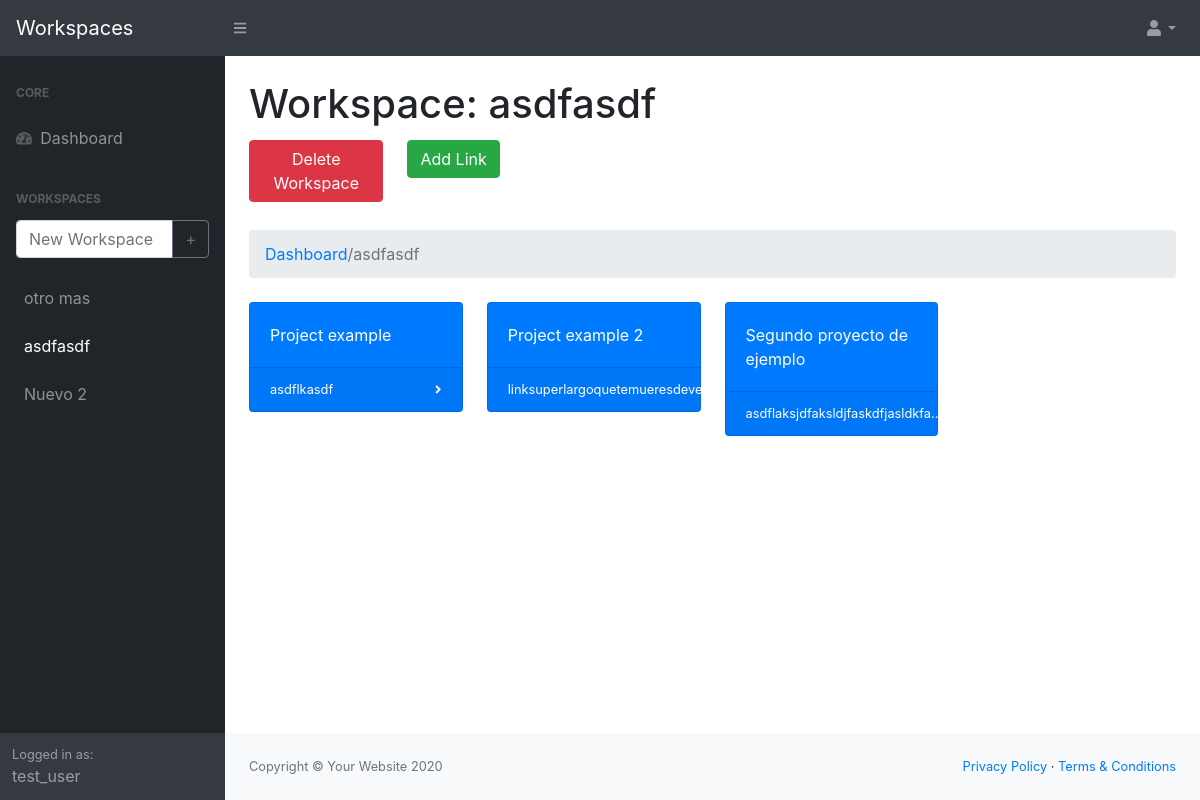
Page /workspace/asdfasdf/detail (signed in) on the earlier database version.
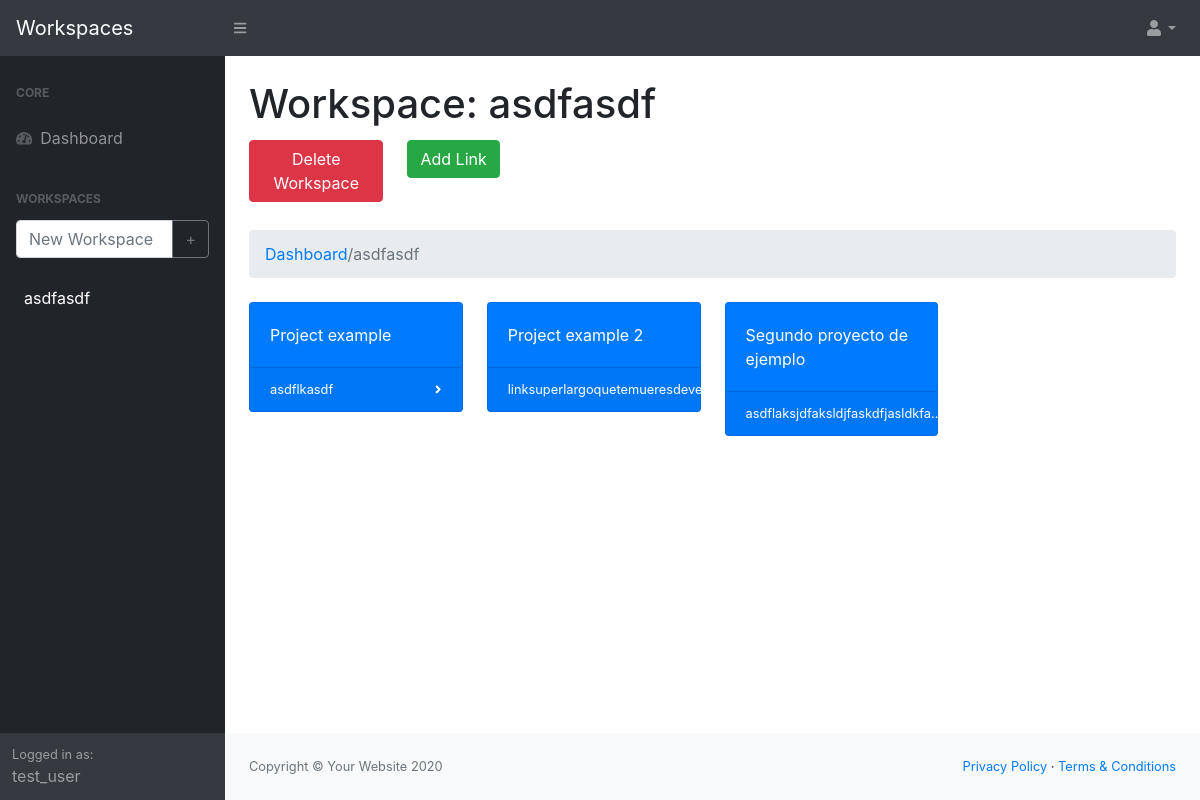
Same page on the later database version.
### workspaces/models/workspace.py (models this page shows, shortened)
class Workspace(db.Model):
    id = db.Column(db.Integer, primary_key=True)
    name = db.Column(db.String(64), index=True)
    user_id = db.Column(db.Integer, db.ForeignKey('user.id'))
    links = db.relationship('Link', cascade='all, delete-orphan', lazy='dynamic')

### workspaces/models/user.py (models this page shows, shortened)
class User(UserMixin,db.Model):
    id = db.Column(db.Integer, primary_key=True)
    username = db.Column(db.String(64), index=True, unique=True)
    email = db.Column(db.String(120), index=True, unique=True)
    password_hash = db.Column(db.String(128))
    workspaces = db.relationship('Workspace', cascade='all, delete-orphan', lazy='dynamic')

### workspaces/models/link.py (models this page shows, shortened)
class Link(db.Model):
    id = db.Column(db.Integer, primary_key=True)
    name = db.Column(db.String(64), index=True)
    url = db.Column(db.String(64), index=True)
    workspace_id = db.Column(db.Integer, db.ForeignKey('workspace.id'))

### workspaces/routes.py (the view, shortened to what this page needs)
@app.route('/workspace/<workspace_name>/detail', methods=['GET', 'POST'])
def workspace_detail(workspace_name):
    workspaces = workspace.get_all_workspaces(current_user)
    links_urls = [workspace.links for workspace in workspaces]
    ws_form = NewWorkspaceForm()
    link_form = NewLinkForm()
    del_ws_form = DeleteWorkspaceForm()
    workspace_names = [workspace.name for workspace in workspaces]
    detailed_workspace = [workspace for workspace in workspaces if workspace.name == workspace_name][0]
    return render_template('ws_detail.html', workspaces=workspaces, ws_form=ws_form, link_form=link_form, del_ws_form=del_ws_form, detailed_workspace=detailed_workspace)

### workspaces/forms/workspace.py
class NewWorkspaceForm(FlaskForm):
    ws_name = StringField('New Workspace', validators=[DataRequired()], render_kw={"placeholder": "New Workspace"})
    submit = SubmitField('+')

### workspaces/forms/link.py
class NewLinkForm(FlaskForm):
    name = StringField('Name', validators=[DataRequired()], render_kw={'placeholder': 'Url name'})
    url = StringField('Url', validators=[DataRequired()], render_kw={'placeholder': 'Url'})
    submit = SubmitField('Add')

### workspaces/models/user.py (called while the page is built)
@login.user_loader
def load_user(id):
    return User.query.get(int(id))

### workspaces/models/workspace.py (called while the page is built)
def get_all_workspaces(user=None):
    try:
        return Workspace.query.filter_by(user_id=user.id).all()
    except:
        return None

### workspaces/templates/ws_detail.html (shortened to what this page needs)
{% extends 'logged_base.html' %}
{% block detail %}
<div class="container-fluid">
    <h1 class="mt-4">Workspace: {{ detailed_workspace.name }}</h1>
    <div class="row">
        <div class="col-sm-2 my-1">
            <form method ="post" action="/"><button type="submit" name="delete_ws" value="{{detailed_workspace.name}}" class="btn btn-danger">Delete Workspace</button></form>
        </div>
        <div class="col-sm-2 my-1">
            <a class="btn btn-success" href="#new_link_form" id="new_link_show_btn">Add Link</a>
        </div>
    </div>
    <ol class="breadcrumb my-4">
        <li class="breadcrumb-item active"><a href="{{ url_for('index') }}">Dashboard</a>/{{ detailed_workspace.name }}</li>
    </ol>
    <div class="row">
        {% for link in detailed_workspace.links %}
        <div class="col-xl-3 col-md-6">
            <div class="card bg-primary text-white mb-4">
                <div class="card-body">{{ link.name }}</div>
                <div class="card-footer d-flex align-items-center justify-content-between">
                    {% if link.url|length > 35 %}
                    <a class="small text-white stretched-link" href="{{ link.url }}" target="_blank">{{ link.url[:31] }}...</a>
                    {% else %}
                    <a class="small text-white stretched-link" href="{{ link.url }}" target="_blank">{{ link.url }}</a>
                    {% endif %}
                    <div class="small text-white"><i class="fas fa-angle-right"></i></div>
                </div>
            </div>
        </div>
        {% endfor %}
    </div>
</div>
{% endblock %}

### workspaces/templates/logged_base.html (shortened to what this page needs)
{% extends "base.html" %}
{% block content %}
<div id="layoutSidenav">
    <div id="layoutSidenav_nav">
        <nav class="sb-sidenav accordion sb-sidenav-dark" id="sidenavAccordion">
            <div class="sb-sidenav-menu">
                <div class="nav">
                    <div class="sb-sidenav-menu-heading">Core</div>
                    <a class="nav-link" href="{{ url_for('index') }}">
                        <div class="sb-nav-link-icon"><i class="fas fa-tachometer-alt"></i></div>
                        Dashboard
                    </a>
                    <div class="sb-sidenav-menu-heading">Workspaces</div>
                    <form action="" class="mx-3 text-center" method="post" novalidate>
                        <div class="input-group mb-3">
                            {{ ws_form.ws_name(class="form-control") }}
                            <div class="input-group-append">
                                {{ ws_form.submit(class="btn btn-outline-secondary") }}
                            </div>
                        </div>
                    </form>
                    {% for workspace in workspaces %}
                    <a class="nav-link" href="{{ url_for('workspace_detail', workspace_name=workspace.name) }}">
                        {{ workspace.name }}
                    </a>
                    {% endfor %}
                </div>
            </div>
            <div class="sb-sidenav-footer">
                <div class="small">Logged in as:</div>
                {{ current_user.username }}
            </div>
        </nav>
    </div>
    <div id="layoutSidenav_content">
        <main>
            {% block detail %}
            {% endblock %}
        </main>
        <footer class="py-4 bg-light mt-auto">
            <div class="container-fluid">
                <div class="d-flex align-items-center justify-content-between small">
                    <div class="text-muted">Copyright &copy; Your Website 2020</div>
                    <div>
                        <a href="#">Privacy Policy</a>
                        &middot;
                        <a href="#">Terms &amp; Conditions</a>
                    </div>
                </div>
            </div>
        </footer>
    </div>
</div>
{% endblock %}

### workspaces/templates/base.html (shortened to what this page needs)
<!DOCTYPE html>
<html lang="en">
    <head>
        <link href="{{ url_for('static', filename='css/styles.css') }}" rel="stylesheet" />
        <link href="https://cdn.datatables.net/1.10.20/css/dataTables.bootstrap4.min.css" rel="stylesheet" />
    </head>
    <body class="sb-nav-fixed">
        <nav class="sb-topnav navbar navbar-expand navbar-dark bg-dark">
            <a class="navbar-brand" href="#">Workspaces</a>
            {% if current_user.is_anonymous == False %}
            <button class="btn btn-link btn-sm order-1 order-lg-0" id="sidebarToggle" href="#"><i class="fas fa-bars"></i></button>
            {% endif %}
            <ul class="navbar-nav ml-auto ml-md-0">
                <li class="nav-item dropdown">
                    <a class="nav-link dropdown-toggle" id="userDropdown" href="#" role="button" data-toggle="dropdown" aria-haspopup="true" aria-expanded="false"><i class="fas fa-user fa-fw"></i></a>
                </li>
            </ul>
        </nav>
        {% block content %}{% endblock %}
    </body>
</html>

Differences in the rows shown:
removed Workspace: name "otro mas"
removed Workspace: name "Nuevo 2"
